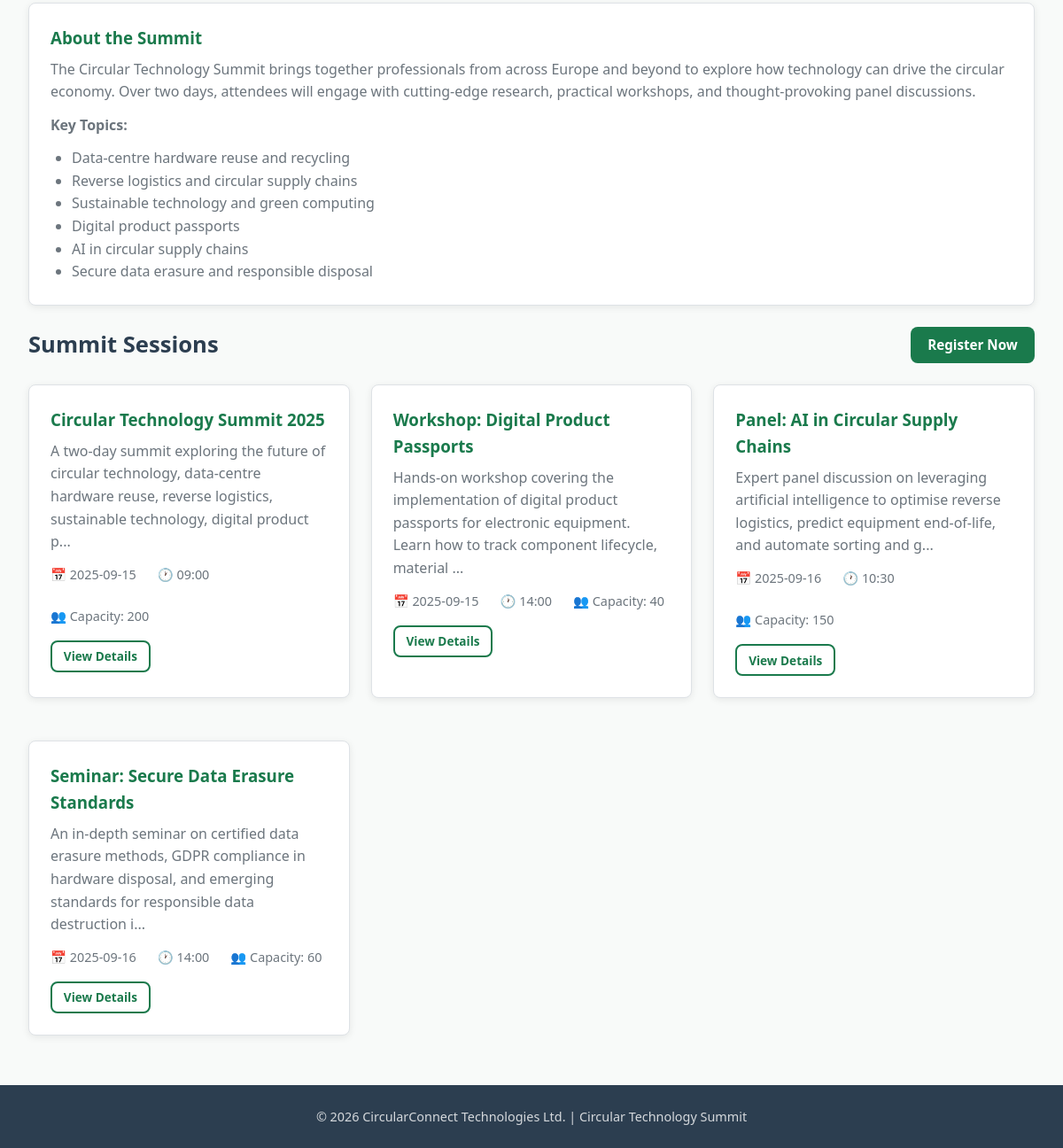
Before: / (lower part) with the older database file.
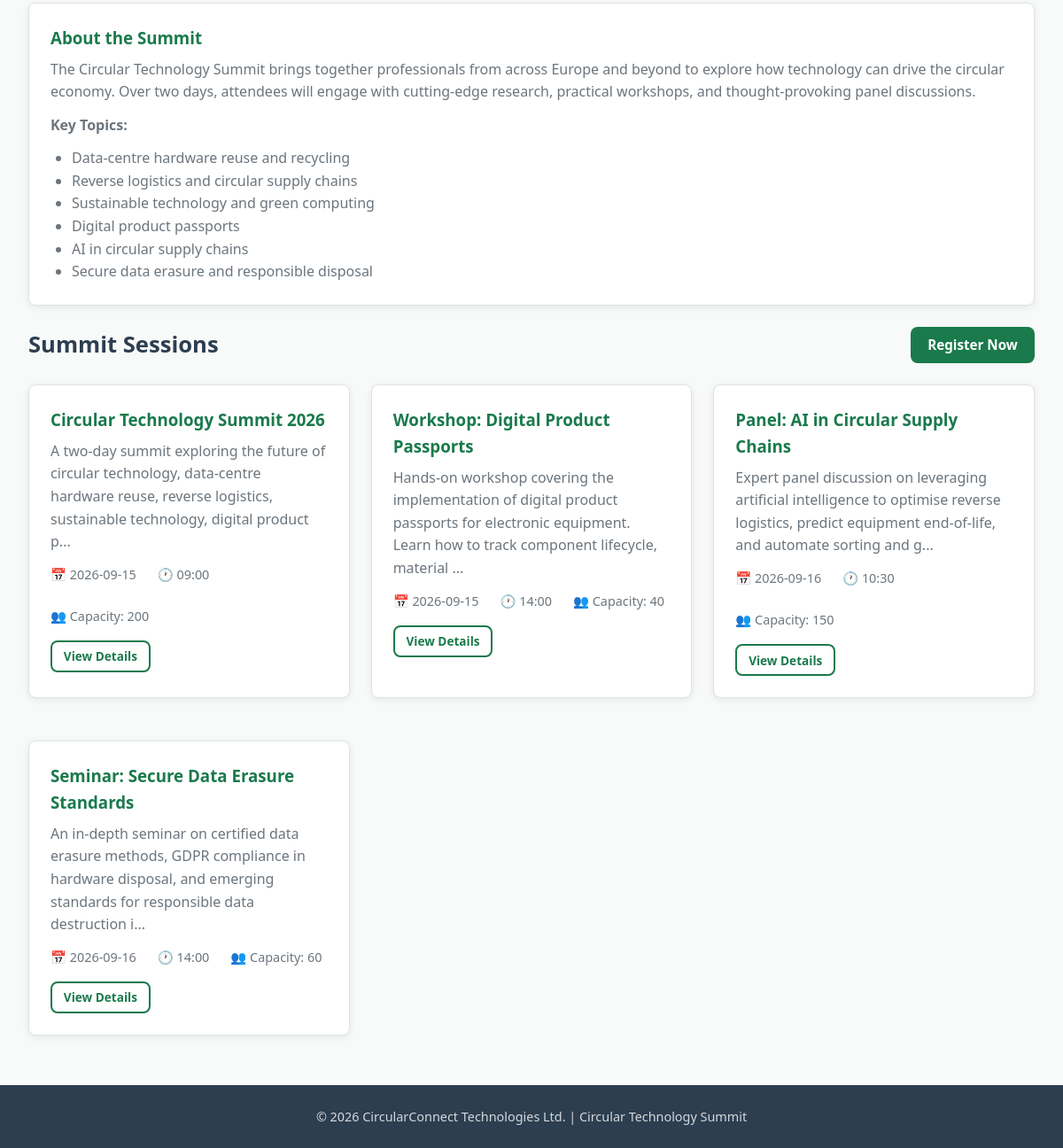
After: the same page with the newer database file.
### tables this page shows
CREATE TABLE events (
            id INTEGER PRIMARY KEY AUTOINCREMENT,
            title TEXT NOT NULL,
            description TEXT,
            date TEXT NOT NULL,
            time TEXT NOT NULL,
            location TEXT NOT NULL,
            capacity INTEGER NOT NULL,
            organiser TEXT NOT NULL,
            created_at TEXT DEFAULT CURRENT_TIMESTAMP
        );

### app.py (the view)
@app.route('/')
def index():
    conn = get_db()
    events = conn.execute('SELECT * FROM events ORDER BY date, time').fetchall()
    conn.close()
    return render_template('index.html', events=events)

### app.py (called while the page is built)
def get_db():
    conn = sqlite3.connect(DATABASE)
    conn.row_factory = sqlite3.Row
    conn.execute("PRAGMA foreign_keys = ON")
    return conn

### templates/index.html (shortened to what this page needs)
{% extends "base.html" %}
{% block content %}
<div class="card" style="cursor: default; transform: none;">
    <h3>About the Summit</h3>
    <p>
        The Circular Technology Summit brings together professionals from across Europe and beyond
        to explore how technology can drive the circular economy. Over two days, attendees will
        engage with cutting-edge research, practical workshops, and thought-provoking panel discussions.
    </p>
    <p><strong>Key Topics:</strong></p>
    <ul style="margin-left: 1.5rem; margin-top: 0.5rem; color: var(--text-light);">
        <li>Data-centre hardware reuse and recycling</li>
        <li>Reverse logistics and circular supply chains</li>
        <li>Sustainable technology and green computing</li>
        <li>Digital product passports</li>
        <li>AI in circular supply chains</li>
        <li>Secure data erasure and responsible disposal</li>
    </ul>
</div>
<div class="section-header mt-3">
    <h2>Summit Sessions</h2>
    <a href="{{ url_for('register') }}" class="btn btn-primary">Register Now</a>
</div>
<div class="events-grid">
    {% for event in events %}
    <div class="card">
        <h3><a href="{{ url_for('event_detail', event_id=event['id']) }}">{{ event['title'] }}</a></h3>
        <p>{{ event['description'][:150] }}{% if event['description']|length > 150 %}...{% endif %}</p>
        <div class="card-meta">
            <span>&#128197; {{ event['date'] }}</span>
            <span>&#128336; {{ event['time'] }}</span>
            <span>&#128101; Capacity: {{ event['capacity'] }}</span>
        </div>
        <div class="mt-2">
            <a href="{{ url_for('event_detail', event_id=event['id']) }}" class="btn btn-outline btn-sm">View Details</a>
        </div>
    </div>
    {% endfor %}
</div>
{% endblock %}

Changed rows visible on the page:
changed events: title "Circular Technology Summit 2025" → "Circular Technology Summit 2026"; date "2025-09-15" → "2026-09-15"
changed events "Workshop: Digital Product Passports": date "2025-09-15" → "2026-09-15"
changed events "Panel: AI in Circular Supply Chains": date "2025-09-16" → "2026-09-16"
changed events "Seminar: Secure Data Erasure Standards": date "2025-09-16" → "2026-09-16"
